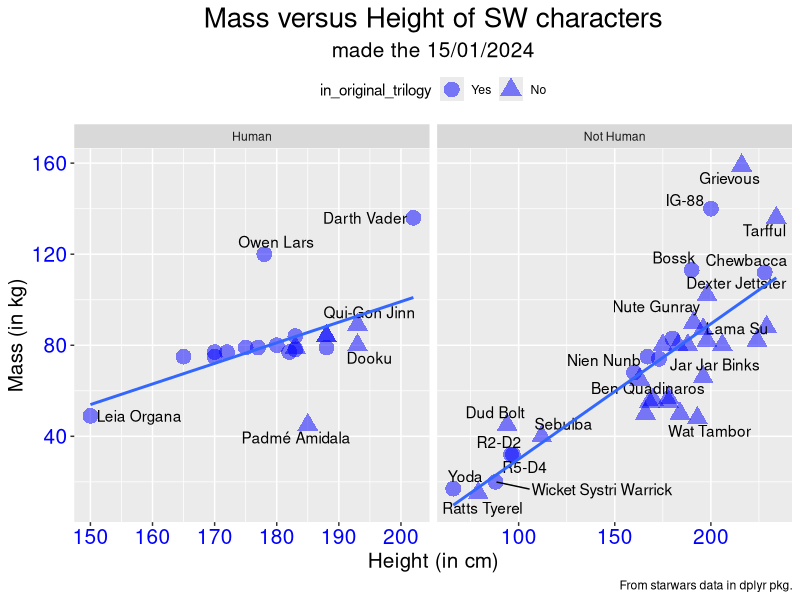

Source code (R):
library(tidyverse)
library(ggrepel)
# gg

# CTRL+I > indentation
# CTRL+SHIFT+C > comment
# CTRL+SHIFT+M > pipe operator
# CTRL+ENTER > run

data("starwars")


# aes -> aesthetics

# to find the heaviest character in SW
# opt 1
starwars %>%
  arrange(desc(mass)) %>%
  slice_head(n=1)
# opt 2
starwars %>%
  slice_max(order_by = mass, n = 1) %>%
  select(name)


var1 <- "height"
var2 <- "mass"

starwars %>% 
  filter(mass < 1000, !is.na(species)) %>%
  mutate(is_human = factor(species == "Human", 
                           levels=c(T, F), 
                           labels=c("Human", "Not Human"))) %>%
  mutate(
    in_original_trilogy = purrr::map_lgl(.x=films, .f=function(x){
        any(c("The Empire Strikes Back", "Return of the Jedi", "A New Hope") %in% x)
      }) %>% 
      factor(x=., levels=c(T,F), labels=c('Yes', 'No'))
    ) %>% 
  ggplot(data = .) +
  ## aes(x=height, y=mass, label=name) +
  geom_point(mapping = aes_string(x=var1, y=var2, pch="in_original_trilogy"), 
             size=5, alpha=0.5, col="blue") +
  geom_text_repel(mapping = aes_string(x=var1, y=var2, label="name")) + 
  geom_smooth(mapping = aes_string(x=var1, y=var2), se = FALSE, method = "lm") +
  facet_wrap((~is_human), scales = "free_x") + 
  labs(
    title = "Mass versus Height of SW characters",
    subtitle = "made the 15/01/2024",
    caption = "From starwars data in dplyr pkg.",
    x = "Height (in cm)",
    y = "Mass (in kg)",
    col = "In original trilogy ?"
  ) + 
  theme(
    legend.position = "top",
    plot.title = element_text(hjust = 0.5, size = 20),
    plot.subtitle = element_text(hjust = 0.5, size = 15),
    axis.title = element_text(size = 15),
    axis.text = element_text(size = 15, color = "blue")
  )












